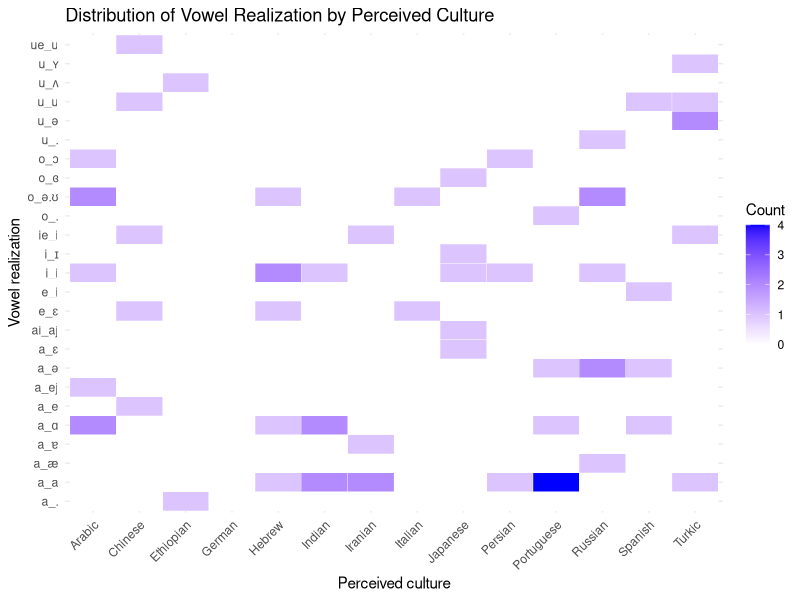

Recreate this plot in R.
setwd("D:/Academic/Northeastern/GSND 5130/GP3/Interview/analysis");

# Preambles ================

library(dplyr)
library(tidyr)
library(ggplot2)

# Preparation ================

data <- read.csv("./formatted-data.csv")

# Accent ================

# Focus only on accent-related features.
accents <- data |> subset(select = c(1, 3:5))
# Show a brief summary of 
accents |>
	group_by(culture) |>
	summarise(
		accentedCount = sum(isAccented == 1, na.rm = TRUE),
		totalCount = n(),
		ratio = accentedCount / totalCount,
		avgPosition = mean(accentPosition[!is.nan(accentPosition)], na.rm = TRUE)
	) |>
	subset(select = c(1, 4, 5))

# Vowel realization ====================

# Focus only on vowel realization features.
realizations <- data |>
	subset(select = c(1, 6:ncol(data))) |>
	group_by(culture) |>
	summarise(across(everything(), sum, na.rm = TRUE))

# Visualize the relation between culture and vowel realization.
realizations |> pivot_longer(
	cols = -culture, # Exclude the 'culture' column
	names_to = "vowel", # New column for vowel names
	values_to = "count"
) |>
	ggplot(aes(x = culture, y = vowel, fill = count)) +
	geom_tile(color = "white") + # Grid lines
	scale_fill_gradient(low = "white", high = "blue") + # Color gradient for counts
	labs(
		title = "Distribution of Vowel Realization by Perceived Culture",
		x = "Perceived culture",
		y = "Vowel realization",
		fill = "Count"
	) +
	theme_minimal() +
	theme(axis.text.x = element_text(angle = 45, hjust = 1))
